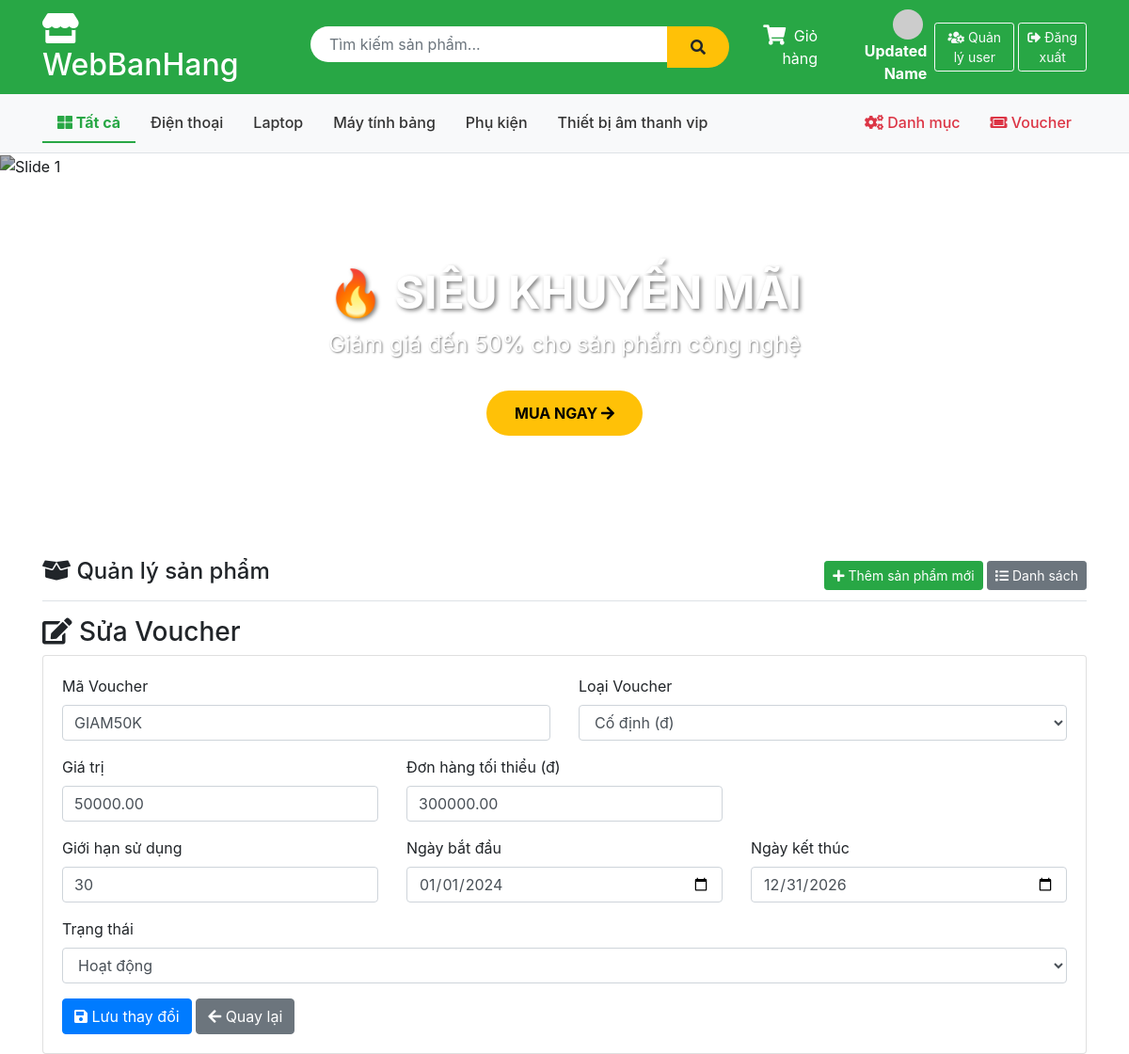
Screenshot of /Voucher/edit/3 (signed in) with the database file from the repository.
### tables this page shows
CREATE TABLE IF NOT EXISTS `category` (
  `id` int NOT NULL AUTO_INCREMENT,
  `name` varchar(100) NOT NULL,
  `description` text,
  PRIMARY KEY (`id`)
);

CREATE TABLE IF NOT EXISTS `vouchers` (
  `id` int NOT NULL AUTO_INCREMENT,
  `code` varchar(50) NOT NULL,
  `type` enum('percent','fixed','freeship') NOT NULL,
  `value` decimal(10,2) NOT NULL,
  `min_order_value` decimal(10,2) DEFAULT '0.00',
  `max_discount` decimal(10,2) DEFAULT NULL,
  `usage_limit` int DEFAULT '0',
  `used_count` int DEFAULT '0',
  `start_date` date NOT NULL,
  `end_date` date NOT NULL,
  `status` tinyint DEFAULT '1',
  `created_at` timestamp NULL DEFAULT CURRENT_TIMESTAMP,
  PRIMARY KEY (`id`),
  UNIQUE KEY `code` (`code`)
);

### app/controllers/VoucherController.php (called while the page is built, shortened)
<?php
require_once('app/config/database.php');
require_once('app/helpers/SessionHelper.php');
class VoucherController {
    private $db;
    public function __construct() {
        $this->db = (new Database())->getConnection();
    }
    public function edit($id) {
        $query = "SELECT * FROM vouchers WHERE id = :id";
        $stmt  = $this->db->prepare($query);
        $stmt->bindParam(':id', $id, PDO::PARAM_INT);
        $stmt->execute();
        $voucher = $stmt->fetch(PDO::FETCH_OBJ);
        include 'app/views/voucher/edit.php';
    }
}
?>

### index.php (called while the page is built, shortened)
<?php
require_once 'app/helpers/SessionHelper.php';
require_once 'app/config/database.php';
$url = $_GET['url'] ?? '';
$url = rtrim($url, '/');
$url = filter_var($url, FILTER_SANITIZE_URL);
$url = explode('/', $url);
$action = isset($url[1]) && $url[1] != '' ? $url[1] : 'index';
$controller = new $controllerName();
call_user_func_array([$controller, $action], array_slice($url, 2));
?>

### app/helpers/SessionHelper.php (called while the page is built, shortened)
<?php
class SessionHelper {
    public static function isLoggedIn() {
        return isset($_SESSION['username']);
    }
    public static function isAdmin() {
        return isset($_SESSION['username']) &&
               isset($_SESSION['role']) &&
               $_SESSION['role'] === 'admin';
    }
}
?>

### app/config/database.php (called while the page is built, shortened)
<?php
class Database {
    private $host = "localhost";
    private $db_name = "my_store";
    private $username = "root";
    private $password = "";
    public function getConnection() {
        $this->conn = null;
        try {
            $this->conn = new PDO(
                "mysql:host=" . $this->host . ";dbname=" . $this->db_name,
                $this->username,
                $this->password
            );
            $this->conn->exec("set names utf8");
        } catch(PDOException $exception) {
            echo "Connection error: " . $exception->getMessage();
        }
        return $this->conn;
    }
}
?>

### app/views/voucher/edit.php (the view, shortened to what this page needs)
<?php
require_once 'app/helpers/SessionHelper.php';
include 'app/views/shares/header.php';
?>
<h3><i class="fas fa-edit"></i> Sửa Voucher</h3>
<div class="card">
    <div class="card-body">
        <form method="POST" action="/Voucher/update">
            <div class="row">
                <div class="col-md-6 mb-3">
                    <label>Mã Voucher</label>
                    <input type="text" name="code" class="form-control text-uppercase"
                           value="<?php echo htmlspecialchars($voucher->code); ?>" required>
                </div>
                <div class="col-md-6 mb-3">
                    <label>Loại Voucher</label>
                    <select name="type" class="form-control" id="type" onchange="toggleFields()">
                        <option value="fixed"    <?php echo $voucher->type == 'fixed'    ? 'selected' : ''; ?>>Cố định (đ)</option>
                    </select>
                </div>
            </div>
            <div class="row">
                <div class="col-md-4 mb-3" id="value-group">
                    <label>Giá trị</label>
                    <input type="number" name="value" class="form-control"
                           value="<?php echo $voucher->value; ?>" min="0" step="0.01">
                </div>
                <div class="col-md-4 mb-3">
                    <label>Đơn hàng tối thiểu (đ)</label>
                    <input type="number" name="min_order_value" class="form-control"
                           value="<?php echo $voucher->min_order_value; ?>" min="0">
                </div>
            </div>
            <div class="row">
                <div class="col-md-4 mb-3">
                    <label>Giới hạn sử dụng</label>
                    <input type="number" name="usage_limit" class="form-control"
                           value="<?php echo $voucher->usage_limit; ?>" min="0">
                </div>
                <div class="col-md-4 mb-3">
                    <label>Ngày bắt đầu</label>
                    <input type="date" name="start_date" class="form-control"
                           value="<?php echo $voucher->start_date; ?>" required>
                </div>
                <div class="col-md-4 mb-3">
                    <label>Ngày kết thúc</label>
                    <input type="date" name="end_date" class="form-control"
                           value="<?php echo $voucher->end_date; ?>" required>
                </div>
            </div>
            <div class="mb-3">
                <label>Trạng thái</label>
                <select name="status" class="form-control">
                    <option value="1" <?php echo $voucher->status == 1 ? 'selected' : ''; ?>>Hoạt động</option>
                </select>
            </div>
            <button type="submit" class="btn btn-primary">
                <i class="fas fa-save"></i> Lưu thay đổi
            </button>
            <a href="/Voucher" class="btn btn-secondary">
                <i class="fas fa-arrow-left"></i> Quay lại
            </a>
        </form>
    </div>
</div>
<?php include 'app/views/shares/footer.php'; ?>

### app/views/shares/header.php (shortened to what this page needs)
<?php
require_once 'app/helpers/SessionHelper.php';
?>
<!DOCTYPE html>
<html lang="vi">
<head>
    <link href="https://stackpath.bootstrapcdn.com/bootstrap/4.5.2/css/bootstrap.min.css" rel="stylesheet">
    <link rel="stylesheet" href="https://cdnjs.cloudflare.com/ajax/libs/font-awesome/5.15.4/css/all.min.css">
</head>
<body>
    <div class="header-top">
        <div class="container">
            <div class="row align-items-center">
                <div class="col-md-3">
                    <h2 class="text-white mb-0">
                        <a href="/Product" style="color: white; text-decoration: none;">
                            <i class="fas fa-store"></i> WebBanHang
                        </a>
                    </h2>
                </div>
                <div class="col-md-5">
                    <form action="/Product/search" method="GET" class="search-box d-flex">
                        <input type="text" name="keyword" class="form-control"
                               placeholder="Tìm kiếm sản phẩm..."
                               value="<?php echo htmlspecialchars($_GET['keyword'] ?? ''); ?>">
                        <button type="submit" class="btn btn-warning">
                            <i class="fas fa-search"></i>
                        </button>
                    </form>
                </div>
                <div class="col-md-4 text-white text-right d-flex align-items-center justify-content-end">
                    <a href="/Product/cart" class="text-white mr-3 position-relative" style="text-decoration: none;">
                        <span class="cart-icon-wrapper">
                            <i class="fas fa-shopping-cart fa-lg"></i>
                        </span>
                        <span class="ml-1 d-none d-md-inline">Giỏ hàng</span>
                    </a>
                    <?php if (SessionHelper::isLoggedIn()): ?>
                        <a href="/Account/profile" class="text-white mr-2" style="text-decoration:none;">
                            <?php
                            $avatarSrc = !empty($_SESSION['avatar'])
                                ? '/public/' . $_SESSION['avatar']
                                : 'https://ui-avatars.com/api/?name=' . urlencode($_SESSION['fullname'] ?? 'U') . '&size=32&background=fff&color=28a745';
                            ?>
                            <img src="<?= $avatarSrc ?>" class="rounded-circle mr-1" style="width:32px;height:32px;object-fit:cover;">
                            <strong><?= htmlspecialchars($_SESSION['fullname'] ?? $_SESSION['username']) ?></strong>
                        </a>
                        <?php if (SessionHelper::isAdmin()): ?>
                            <a href="/Account/manageUsers" class="btn btn-outline-light btn-sm mr-1">
                                <i class="fas fa-users-cog"></i> Quản lý user
                            </a>
                        <?php endif; ?>
                        <a href="/Account/logout" class="btn btn-outline-light btn-sm">
                            <i class="fas fa-sign-out-alt"></i> Đăng xuất
                        </a>
                    <?php endif; ?>
                </div>
            </div>
        </div>
    </div>
    <div class="category-nav">
        <div class="container">
            <ul class="nav">
                <li class="nav-item">
                    <a class="nav-link <?php echo (!isset($_GET['category'])) ? 'active' : ''; ?>"
                       href="/Product">
                        <i class="fas fa-th-large"></i> Tất cả
                    </a>
                </li>
                <?php
                $db = (new Database())->getConnection();
                $stmt = $db->query("SELECT * FROM category ORDER BY name ASC");
                $cats = $stmt->fetchAll(PDO::FETCH_OBJ);
                foreach ($cats as $cat):
                    $isActive = (isset($_GET['category']) && $_GET['category'] == $cat->id) ? 'active' : '';
                ?>
                <li class="nav-item">
                    <a class="nav-link <?php echo $isActive; ?>"
                       href="/Product?category=<?php echo $cat->id; ?>">
                        <?php echo htmlspecialchars($cat->name); ?>
                    </a>
                </li>
                <?php endforeach; ?>
                <?php if (SessionHelper::isAdmin()): ?>
                <li class="nav-item ml-auto">
                    <a class="nav-link admin-link" href="/Category/list">
                        <i class="fas fa-cogs"></i> Danh mục
                    </a>
                </li>
                <li class="nav-item">
                    <a class="nav-link admin-link" href="/Voucher">
                        <i class="fas fa-ticket-alt"></i> Voucher
                    </a>
                </li>
                <?php endif; ?>
            </ul>
        </div>
    </div>
    <div class="banner-slider">
        <div id="mainSlider" class="carousel slide" data-ride="carousel" data-interval="4000">
            <ol class="carousel-indicators">
                <li data-target="#mainSlider" data-slide-to="0" class="active"></li>
                <li data-target="#mainSlider" data-slide-to="1"></li>
                <li data-target="#mainSlider" data-slide-to="2"></li>
            </ol>
            <div class="carousel-inner">
                <div class="carousel-item active">
                    <img src="https://images.unsplash.com/photo-1607082348824-0a96f2a4b9da?w=1200" alt="Slide 1">
                    <div class="carousel-caption">
                        <h3>🔥 SIÊU KHUYẾN MÃI</h3>
                        <p>Giảm giá đến 50% cho sản phẩm công nghệ</p>
                        <a href="/Product" class="btn-shop-now">MUA NGAY <i class="fas fa-arrow-right"></i></a>
                    </div>
                </div>
            </div>
            <a class="carousel-control-prev" href="#mainSlider" role="button" data-slide="prev">
                <span class="carousel-control-prev-icon"></span>
            </a>
            <a class="carousel-control-next" href="#mainSlider" role="button" data-slide="next">
                <span class="carousel-control-next-icon"></span>
            </a>
        </div>
    </div>
    <div class="container mt-4">
        <div class="d-flex justify-content-between align-items-center mb-3 border-bottom pb-2">
            <h4><i class="fas fa-box-open"></i> Quản lý sản phẩm</h4>
            <?php if (SessionHelper::isAdmin()): ?>
            <div>
                <a href="/Product/add" class="btn btn-success btn-sm">
                    <i class="fas fa-plus"></i> Thêm sản phẩm mới
                </a>
                <a href="/Product" class="btn btn-secondary btn-sm">
                    <i class="fas fa-list"></i> Danh sách
                </a>
            </div>
            <?php endif; ?>
        </div>

### app/views/shares/header.php (style rules this page uses)
.header-top { background: #28a745; padding: 10px 0; }
.search-box { max-width: 600px; margin: 0 auto; }
.search-box input { border-radius: 25px 0 0 25px; border: none; padding: 10px 20px; }
.search-box button { border-radius: 0 25px 25px 0; background: #ffc107; border: none; padding: 10px 25px; }
.category-nav { background: #f8f9fa; padding: 10px 0; border-bottom: 1px solid #dee2e6; }
.category-nav .nav-link { color: #333; font-weight: 500; }
.category-nav .nav-link.active { color: #28a745; font-weight: bold; border-bottom: 2px solid #28a745; }
.admin-link { color: #dc3545 !important; font-weight: bold; }
.cart-icon-wrapper { position: relative; display: inline-block; }
.banner-slider { position: relative; margin-bottom: 30px; }
.banner-slider .carousel-item { height: 400px; }
.banner-slider .carousel-item img { height: 100%; object-fit: cover; filter: brightness(0.7); }
.banner-slider .carousel-caption { bottom: 20%; }
.banner-slider .carousel-caption h3 { font-size: 3rem; font-weight: bold; text-shadow: 2px 2px 4px rgba(0,0,0,0.5); }
.banner-slider .carousel-caption p { font-size: 1.5rem; text-shadow: 1px 1px 2px rgba(0,0,0,0.5); }
.btn-shop-now { background: #ffc107; color: #000; padding: 12px 30px; border-radius: 25px; font-weight: bold; text-decoration: none; display: inline-block; margin-top: 15px; transition: all 0.3s; }

### rows the page displays
category: name "Điện thoại"
category: name "Laptop"
category: name "Máy tính bảng"
category: name "Phụ kiện"
category: name "Thiết bị âm thanh vip"
vouchers: code "GIAM50K", type "Cố định (đ)", value "50000.00", min_order_value "300000.00", usage_limit "30", start_date "01/01/2024", end_date "12/31/2026", status "Hoạt động"

### other values shown
$_SESSION['fullname'] "Updated Name"
